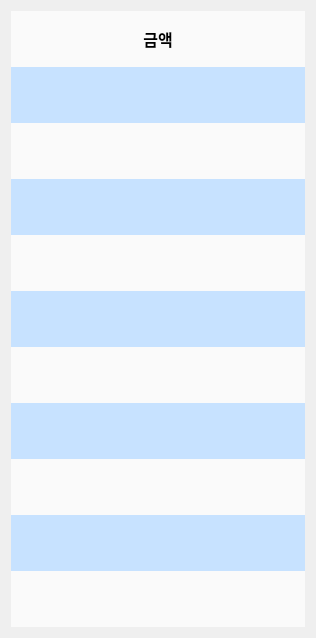
  <widget class="QWidget" name="verticalLayoutWidget_2">
   <property name="geometry">
    <rect>
     <x>260</x>
     <y>150</y>
     <width>316</width>
     <height>638</height>
    </rect>
   </property>
   <layout class="QVBoxLayout" name="verticalLayout_2">
    <property name="spacing">
     <number>0</number>
    </property>
    <property name="sizeConstraint">
     <enum>QLayout::SetDefaultConstraint</enum>
    </property>
    <item>
     <widget class="QLabel" name="money_show">
      <property name="font">
       <font>
        <family>돋움</family>
        <pointsize>12</pointsize>
        <weight>75</weight>
        <bold>true</bold>
       </font>
      </property>
      <property name="styleSheet">
       <string notr="true">background-color: #FAFAFA;</string>
      </property>
      <property name="text">
       <string>금액</string>
      </property>
      <property name="alignment">
       <set>Qt::AlignCenter</set>
      </property>
      <property name="margin">
       <number>20</number>
      </property>
     </widget>
    </item>
    <item>
     <widget class="QLabel" name="money_50000Show">
      <property name="font">
       <font>
        <family>돋움</family>
        <pointsize>12</pointsize>
        <weight>75</weight>
        <bold>true</bold>
       </font>
      </property>
      <property name="styleSheet">
       <string notr="true">background-color: #C7E2FF;
border:none;</string>
      </property>
      <property name="text">
       <string/>
      </property>
      <property name="alignment">
       <set>Qt::AlignRight|Qt::AlignTrailing|Qt::AlignVCenter</set>
      </property>
      <property name="margin">
       <number>20</number>
      </property>
     </widget>
    </item>
    <item>
     <widget class="QLabel" name="money_10000Show">
      <property name="font">
       <font>
        <family>돋움</family>
        <pointsize>12</pointsize>
        <weight>75</weight>
        <bold>true</bold>
       </font>
      </property>
      <property name="styleSheet">
       <string notr="true">background-color: #FAFAFA;
border:none;</string>
      </property>
      <property name="text">
       <string/>
      </property>
      <property name="alignment">
       <set>Qt::AlignRight|Qt::AlignTrailing|Qt::AlignVCenter</set>
      </property>
      <property name="margin">
       <number>20</number>
      </property>
     </widget>
    </item>
    <item>
     <widget class="QLabel" name="money_5000Show">
      <property name="font">
       <font>
        <family>돋움</family>
        <pointsize>12</pointsize>
        <weight>75</weight>
        <bold>true</bold>
       </font>
      </property>
      <property name="styleSheet">
       <string notr="true">background-color: #C7E2FF;
border:none;</string>
      </property>
      <property name="text">
       <string/>
      </property>
      <property name="alignment">
       <set>Qt::AlignRight|Qt::AlignTrailing|Qt::AlignVCenter</set>
      </property>
      <property name="margin">
       <number>20</number>
      </property>
     </widget>
    </item>
    <item>
     <widget class="QLabel" name="money_1000Show">
      <property name="font">
       <font>
        <family>돋움</family>
        <pointsize>12</pointsize>
        <weight>75</weight>
        <bold>true</bold>
       </font>
      </property>
      <property name="styleSheet">
       <string notr="true">background-color: #FAFAFA;
border:none;</string>
      </property>
      <property name="text">
       <string/>
      </property>
      <property name="alignment">
       <set>Qt::AlignRight|Qt::AlignTrailing|Qt::AlignVCenter</set>
      </property>
      <property name="margin">
       <number>20</number>
      </property>
     </widget>
    </item>
    <item>
     <widget class="QLabel" name="money_500Show">
      <property name="font">
       <font>
        <family>돋움</family>
        <pointsize>12</pointsize>
        <weight>75</weight>
        <bold>true</bold>
       </font>
      </property>
      <property name="styleSheet">
       <string notr="true">background-color: #C7E2FF;
border:none;</string>
      </property>
      <property name="text">
       <string/>
      </property>
      <property name="alignment">
       <set>Qt::AlignRight|Qt::AlignTrailing|Qt::AlignVCenter</set>
      </property>
      <property name="margin">
       <number>20</number>
      </property>
     </widget>
    </item>
    <item>
     <widget class="QLabel" name="money_100Show">
      <property name="font">
       <font>
        <family>돋움</family>
        <pointsize>12</pointsize>
        <weight>75</weight>
        <bold>true</bold>
       </font>
      </property>
      <property name="styleSheet">
       <string notr="true">background-color: #FAFAFA;
border:none;</string>
      </property>
      <property name="text">
       <string/>
      </property>
      <property name="alignment">
       <set>Qt::AlignRight|Qt::AlignTrailing|Qt::AlignVCenter</set>
      </property>
      <property name="margin">
       <number>20</number>
      </property>
     </widget>
    </item>
    <item>
     <widget class="QLabel" name="money_50Show">
      <property name="font">
       <font>
        <family>돋움</family>
        <pointsize>12</pointsize>
        <weight>75</weight>
        <bold>true</bold>
       </font>
      </property>
      <property name="styleSheet">
       <string notr="true">background-color: #C7E2FF;
border:none;</string>
      </property>
      <property name="text">
       <string/>
      </property>
      <property name="alignment">
       <set>Qt::AlignRight|Qt::AlignTrailing|Qt::AlignVCenter</set>
      </property>
      <property name="margin">
       <number>20</number>
      </property>
     </widget>
    </item>
    <item>
     <widget class="QLabel" name="money_10Show">
      <property name="font">
       <font>
        <family>돋움</family>
        <pointsize>12</pointsize>
        <weight>75</weight>
        <bold>true</bold>
       </font>
      </property>
      <property name="styleSheet">
       <string notr="true">background-color: #FAFAFA;
border:none;</string>
      </property>
      <property name="text">
       <string/>
      </property>
      <property name="alignment">
       <set>Qt::AlignRight|Qt::AlignTrailing|Qt::AlignVCenter</set>
      </property>
      <property name="margin">
       <number>20</number>
      </property>
     </widget>
    </item>
    <item>
     <widget class="QLabel" name="money_show_empty">
      <property name="font">
       <font>
        <family>돋움</family>
        <pointsize>12</pointsize>
        <weight>75</weight>
        <bold>true</bold>
       </font>
      </property>
      <property name="styleSheet">
       <string notr="true">background-color: #C7E2FF;
border:none;</string>
      </property>
      <property name="text">
       <string/>
      </property>
      <property name="alignment">
       <set>Qt::AlignRight|Qt::AlignTrailing|Qt::AlignVCenter</set>
      </property>
      <property name="margin">
       <number>20</number>
      </property>
     </widget>
    </item>
    <item>
     <widget class="QLabel" name="money_sum">
      <property name="font">
       <font>
        <family>돋움</family>
        <pointsize>12</pointsize>
        <weight>75</weight>
        <bold>true</bold>
       </font>
      </property>
      <property name="styleSheet">
       <string notr="true">background-color: #FAFAFA;
border:none;
Color : red</string>
      </property>
      <property name="text">
       <string/>
      </property>
      <property name="alignment">
       <set>Qt::AlignRight|Qt::AlignTrailing|Qt::AlignVCenter</set>
      </property>
      <property name="margin">
       <number>20</number>
      </property>
     </widget>
    </item>
   </layout>
  </widget>
